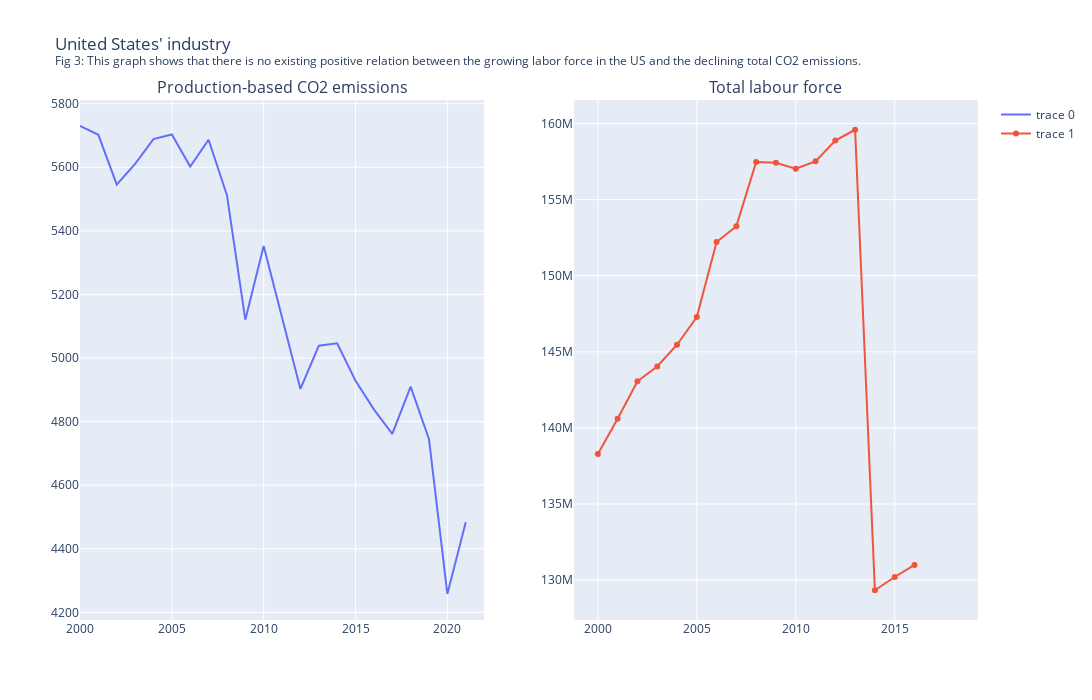

Notebook cell for this chart:
### Markdown cell above
# Industry size and greenhouse gasses

Another way to approach the growth of a country's industry is by looking at its total workforce. The more people work in a country the bigger its industry potentially is. A concern that has taken up a prominent role in a lot of discussions nowadays is that of global warming. The majority of scientist on Earth agree on the fact that humanity and their activity on this planet is mostly responsible for the shift in global temperatures. This is mostly due to an increase of greenhouse gasses in the atmosphere caused mostly by intense industry and infrastructure. One of the most well-known and well-documented of these greenhouse gasses is CO2 or carbon dioxide, the gas that we and most living creatures produce by simply breathing.

So what does the data say about the relation between CO2 emissions and a country's total workforce?

### Code cell
%store -r fig_russia
%store -r fig_us

fig_us.show()

### Figure 1 — Plotly figure (JSON) as saved in the notebook; plotly's stock layout.template omitted (floating-point values rounded to 4 significant figures)
{"data": [{"type": "scatter", "x": [2000, 2001, 2002, 2003, 2004, 2005, 2006, 2007, 2008, 2009, 2010, 2011, 2012, 2013, 2014, 2015, 2016, 2017, 2018, 2019, 2020, 2021, 2022], "xaxis": "x", "y": [5730.0, 5702.0, 5545.0, 5611.0, 5689.0, 5703.0, 5602.0, 5687.0, 5512.0, 5121.0, 5352.0, 5128.0, 4903.0, 5039.0, 5047.0, 4929.0, 4838.0, 4761.0, 4910, 4744.0, 4258.0, 4484.0, null], "yaxis": "y"}, {"type": "scatter", "x": [2000, 2001, 2002, 2003, 2004, 2005, 2006, 2007, 2008, 2009, 2010, 2011, 2012, 2013, 2014, 2015, 2016, 2017, 2018], "xaxis": "x2", "y": [138284000, 140604000, 143062000, 144039000, 145466000, 147279000, 152216000, 153255000, 157471000, 157420000, 157032000, 157515000, 158880000, 159589000, 129334000, 130204000, 130997000, null, null], "yaxis": "y2"}], "layout": {"annotations": [{"font": {"size": 16}, "showarrow": false, "text": "Production-based CO2 emissions", "x": 0.225, "xanchor": "center", "xref": "paper", "y": 1, "yanchor": "bottom", "yref": "paper"}, {"font": {"size": 16}, "showarrow": false, "text": "Total labour force", "x": 0.775, "xanchor": "center", "xref": "paper", "y": 1, "yanchor": "bottom", "yref": "paper"}], "height": 700, "title": {"text": "United States' industry <br><sup>Fig 3: This graph shows that there is no existing positive relation between the growing labor force in the US and the declining total CO2 emissions.</sup>"}, "width": 1300, "xaxis": {"anchor": "y", "domain": [0, 0.45]}, "xaxis2": {"anchor": "y2", "domain": [0.55, 1]}, "yaxis": {"anchor": "x", "domain": [0, 1]}, "yaxis2": {"anchor": "x2", "domain": [0, 1]}}}
